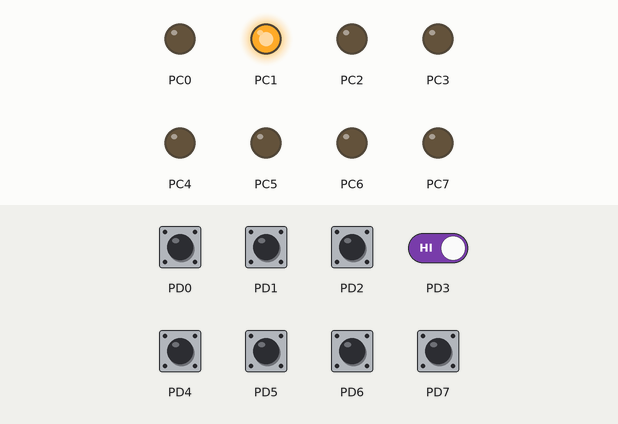
Simulated run of this program. Board: ATmega16, built with avr-gcc and emulated at 1 MHz. Shown: output pins drawn as LEDs (lit = HIGH). Dashed ring = blinking. Inputs (shaded band) come from the test bench; at power-on: PD0–7 HIGH.

Above: at 1.2 s.
1.3 s: PD3 driven LOW
At 6.8 s:
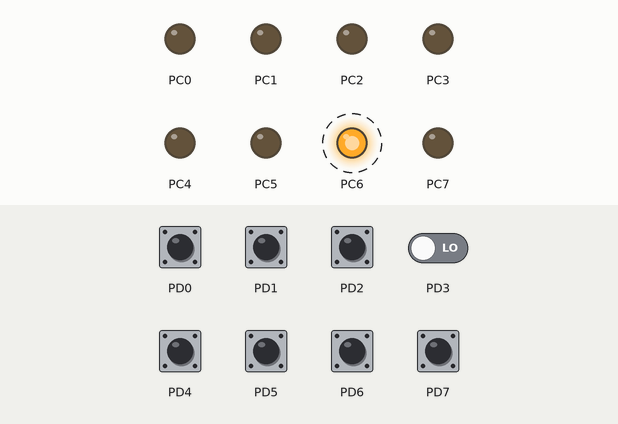
13.3 s: PD3 driven HIGH
At 14.6 s:
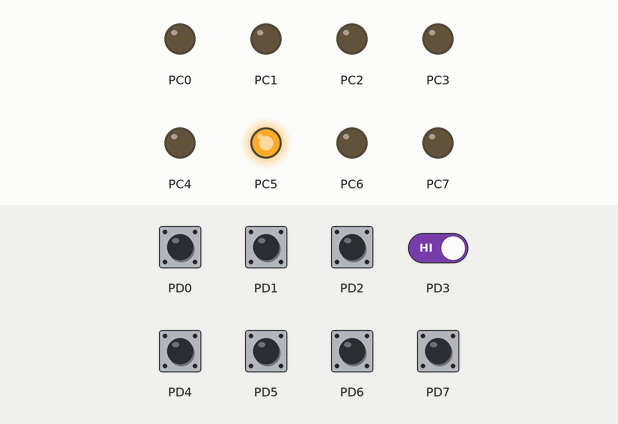
Timing chart, 0 to 31.3 s (numbered marks = the images above; inputs shaded):
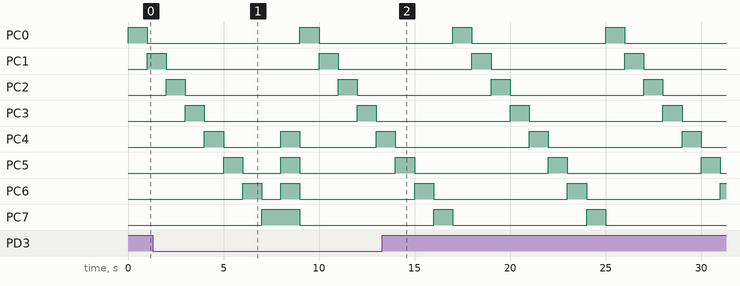

Measured:
- by itself, PC0–7: alternates HIGH for 1.0 s and LOW for 7.0 s

The program:

main.c
```c
/*
 * percobaan 2.1.c
 *
 * Created: 9/25/2021 11:39:59 PM
 * Author : KyuRinTao
 */

#include <avr/io.h>
#define F_CPU 1000000UL
#include <util/delay.h>
#include <avr/interrupt.h>

#define LED PORTC
#define LEDDir DDRC
int main(void)
{
	LEDDir = 0xFF;
	LED = 0xFF;
	DDRD = 0x00;
	PORTD = 0xFF;
	while (1)
	{
		LED = 0b00000001; _delay_ms(1000);
		LED = 0b00000010; _delay_ms(1000);
		LED = 0b00000100; _delay_ms(1000);
		LED = 0b00001000; _delay_ms(1000);
		LED = 0b00010000; _delay_ms(1000);
		LED = 0b00100000; _delay_ms(1000);
		LED = 0b01000000; _delay_ms(1000);
		LED = 0b10000000; _delay_ms(1000);

		if(PIND == 0b11110111){
			LED = 0xF0; _delay_ms(1000);
		}
	}
}
```
